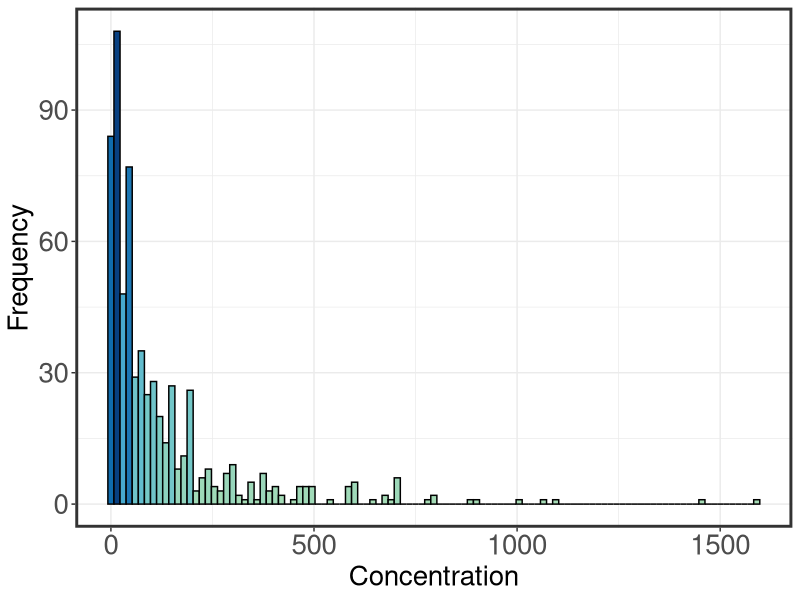
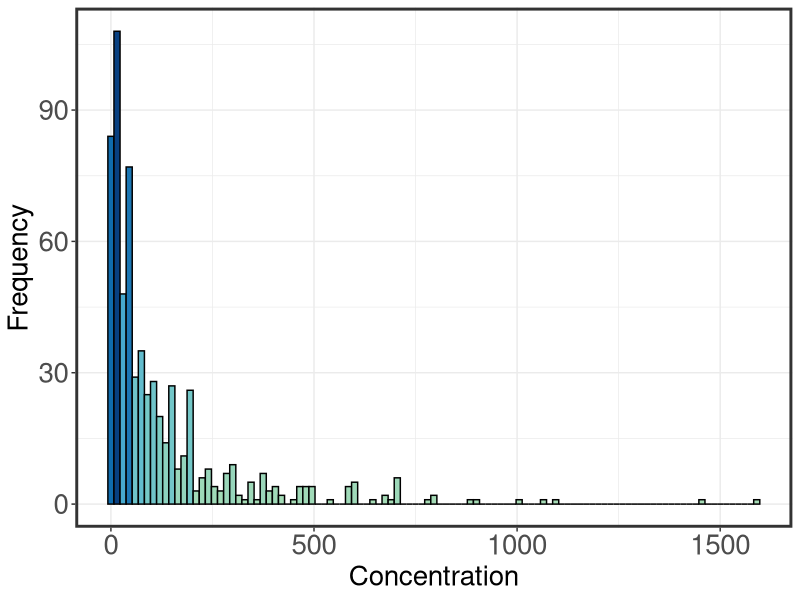

Reproduce these figures in R, in order.
library(ggplot2)
library(RColorBrewer)

data <- read.csv("metadata.csv")

gnbu_colors <- brewer.pal(9, "GnBu")[4:9]

ggplot(data, aes(x = Concentration)) +
  geom_histogram(binwidth = 15, aes(fill = ..count..), color = "black") +
  scale_fill_gradientn(colors = gnbu_colors) +
  labs(
       x = "Concentration",
       y = "Frequency") +
  theme_bw() + 
  theme(
    legend.position = "none",
    axis.text.x = element_text(size = 20),
    axis.text.y = element_text(size = 20),
    axis.title.x = element_text(size = 20),
    axis.title.y = element_text(size = 20),
    legend.title = element_text(size = 25),
    legend.text = element_text(size = 15),
    panel.border = element_rect(linetype=1,size=2)
  )

ggsave(filename = "f1.pdf", width = 8, height = 6)
